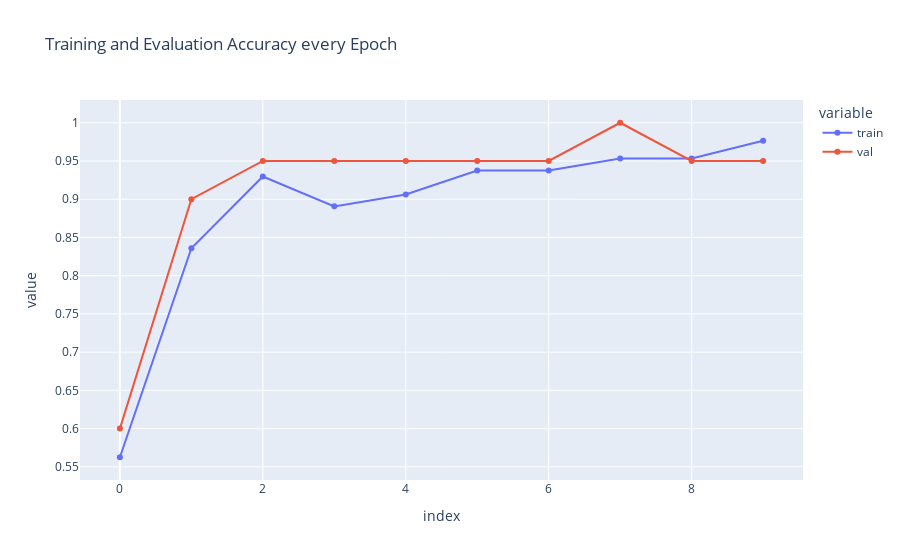

The notebook cell saved with this chart:
### Markdown cell above
# Visualizing our model

### Code cell
from plotly.offline import iplot, init_notebook_mode
import plotly.express as px
import pandas as pd

init_notebook_mode(connected=True)

acc = pd.DataFrame({'train': history.history['acc'], 'val': history.history['val_acc']})

fig = px.line(acc, x=acc.index, y=acc.columns[0::], title='Training and Evaluation Accuracy every Epoch', markers=True)
fig.show()

### Figure 1 — Plotly figure (JSON) as saved in the notebook; plotly's stock layout.template omitted (floating-point values rounded to 4 significant figures)
{"data": [{"hovertemplate": "variable=train<br>index=%{x}<br>value=%{y}<extra></extra>", "legendgroup": "train", "line": {"color": "#636efa", "dash": "solid"}, "marker": {"symbol": "circle"}, "mode": "lines+markers", "name": "train", "orientation": "v", "showlegend": true, "x": [0, 1, 2, 3, 4, 5, 6, 7, 8, 9], "xaxis": "x", "y": [0.5625, 0.8359, 0.9297, 0.8906, 0.9062, 0.9375, 0.9375, 0.9531, 0.9531, 0.9766], "yaxis": "y", "type": "scatter"}, {"hovertemplate": "variable=val<br>index=%{x}<br>value=%{y}<extra></extra>", "legendgroup": "val", "line": {"color": "#EF553B", "dash": "solid"}, "marker": {"symbol": "circle"}, "mode": "lines+markers", "name": "val", "orientation": "v", "showlegend": true, "x": [0, 1, 2, 3, 4, 5, 6, 7, 8, 9], "xaxis": "x", "y": [0.6, 0.9, 0.95, 0.95, 0.95, 0.95, 0.95, 1, 0.95, 0.95], "yaxis": "y", "type": "scatter"}], "layout": {"xaxis": {"anchor": "y", "domain": [0, 1], "title": {"text": "index"}}, "yaxis": {"anchor": "x", "domain": [0, 1], "title": {"text": "value"}}, "legend": {"title": {"text": "variable"}, "tracegroupgap": 0}, "title": {"text": "Training and Evaluation Accuracy every Epoch"}}}
